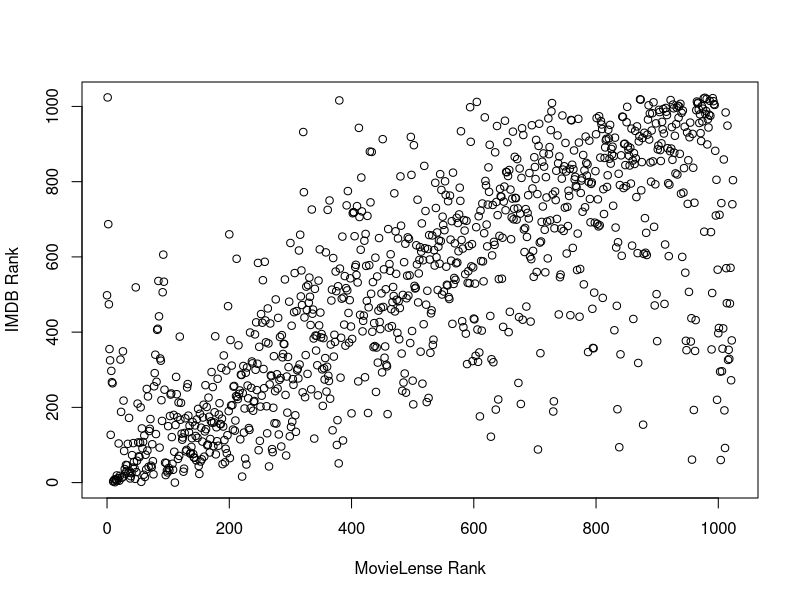

This chart was generated by the following R code:
data=read.csv("MementoRankContrast.csv", header=T, sep='\t')
plot(data[,"MovieLense.Rank"], data[,"IMDB.Rank"], xlab="MovieLense Rank",ylab="IMDB Rank")
cor.test(~MovieLense.Rank + IMDB.Rank, data=data, method="pearson")
